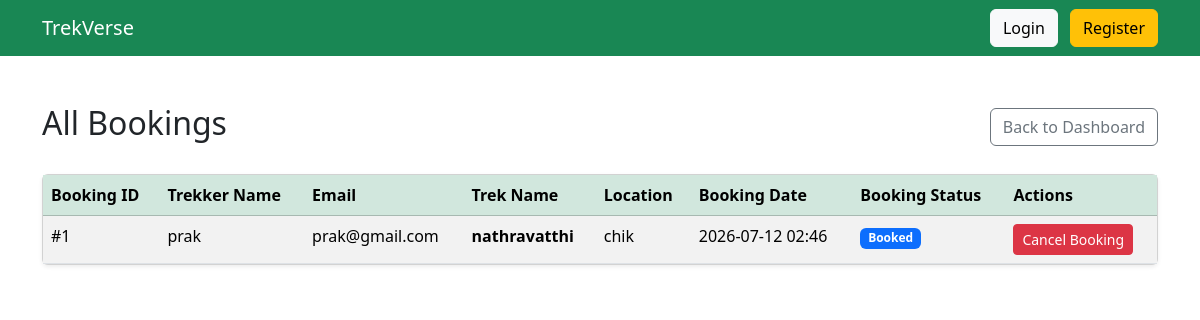
Screenshot of /admin/bookings (signed in) with the database file from the repository.
### models.py (models this page shows)
class Booking(db.Model):
    __tablename__ = "bookings"
    id = db.Column(db.Integer, primary_key=True)
    booking_date = db.Column(
        db.DateTime,
        default=datetime.utcnow
    )
    status = db.Column(
        db.String(20),
        default="Booked"
    )
    user_id = db.Column(
        db.Integer,
        db.ForeignKey("users.id"),
        nullable=False
    )
    trek_id = db.Column(
        db.Integer,
        db.ForeignKey("treks.id"),
        nullable=False
    )

class User(db.Model):
    __tablename__ = "users"
    id = db.Column(db.Integer, primary_key=True)
    name = db.Column(db.String(100), nullable=False)
    email = db.Column(db.String(120), unique=True, nullable=False)
    password = db.Column(db.String(255), nullable=False)
    phone = db.Column(db.String(15))
    role = db.Column(db.String(20), nullable=False)
    approved = db.Column(db.Boolean, default=False)
    blacklisted = db.Column(db.Boolean, default=False)
    experience_years = db.Column(db.Integer, default=0)
    skills = db.Column(db.String(255), default="")
    bio = db.Column(db.Text, default="")
    created_at = db.Column(db.DateTime, default=datetime.utcnow)
    managed_treks = db.relationship(
        "Trek",
        backref="staff",
        lazy=True
    )
    bookings = db.relationship(
        "Booking",
        backref="user",
        lazy=True
    )

class Trek(db.Model):
    __tablename__ = "treks"
    id = db.Column(db.Integer, primary_key=True)
    name = db.Column(db.String(100), nullable=False)
    location = db.Column(db.String(100), nullable=False)
    difficulty = db.Column(db.String(20), nullable=False)
    duration = db.Column(db.Integer, nullable=False)
    available_slots = db.Column(db.Integer, nullable=False)
    status = db.Column(db.String(20), default="Pending")
    start_date = db.Column(db.Date)
    end_date = db.Column(db.Date)
    description = db.Column(db.Text)
    staff_id = db.Column(
        db.Integer,
        db.ForeignKey("users.id")
    )
    created_at = db.Column(
        db.DateTime,
        default=datetime.utcnow
    )
    bookings = db.relationship(
        "Booking",
        backref="trek",
        lazy=True
    )

### routes.py (the view)
    @app.route("/admin/bookings")
    def admin_bookings():
        if "user_id" not in session or session["role"] != "admin":
            return "Access Denied"
        bookings = Booking.query.order_by(Booking.booking_date.desc()).all()
        return render_template("admin/bookings.html", bookings=bookings)

### templates/admin/bookings.html
{% extends "base.html" %}
{% block content %}
<div class="d-flex justify-content-between align-items-center mb-4">
    <h2>All Bookings</h2>
    <a href="/admin/dashboard" class="btn btn-outline-secondary">Back to Dashboard</a>
</div>
<div class="card shadow-sm">
    <div class="card-body p-0">
        <table class="table table-striped table-hover mb-0">
            <thead class="table-success">
                <tr>
                    <th>Booking ID</th>
                    <th>Trekker Name</th>
                    <th>Email</th>
                    <th>Trek Name</th>
                    <th>Location</th>
                    <th>Booking Date</th>
                    <th>Booking Status</th>
                    <th>Actions</th>
                </tr>
            </thead>
            <tbody>
                {% for booking in bookings %}
                <tr>
                    <td>#{{ booking.id }}</td>
                    <td>{{ booking.user.name }}</td>
                    <td>{{ booking.user.email }}</td>
                    <td><strong>{{ booking.trek.name }}</strong></td>
                    <td>{{ booking.trek.location }}</td>
                    <td>{{ booking.booking_date.strftime('%Y-%m-%d %H:%M') }}</td>
                    <td>
                        <span class="badge {% if booking.status == 'Booked' %}bg-primary{% elif booking.status == 'Completed' %}bg-success{% else %}bg-danger{% endif %}">
                            {{ booking.status }}
                        </span>
                    </td>
                    <td>
                        {% if booking.status == 'Booked' %}
                        <form action="/admin/booking/cancel/{{ booking.id }}?from=admin" method="POST" class="d-inline" onsubmit="return confirm('Are you sure you want to cancel this booking?');">
                            <button type="submit" class="btn btn-sm btn-danger">Cancel Booking</button>
                        </form>
                        {% else %}
                        <span class="text-muted">None</span>
                        {% endif %}
                    </td>
                </tr>
                {% else %}
                <tr>
                    <td colspan="8" class="text-center py-4">No bookings found.</td>
                </tr>
                {% endfor %}
            </tbody>
        </table>
    </div>
</div>
{% endblock %}

### rows the page displays
Booking: id "1", user.name "prak", user.email "prak@gmail.com", trek.name "nathravatthi", trek.location "chik", booking_date "2026-07-12 02:46", status "Booked"
